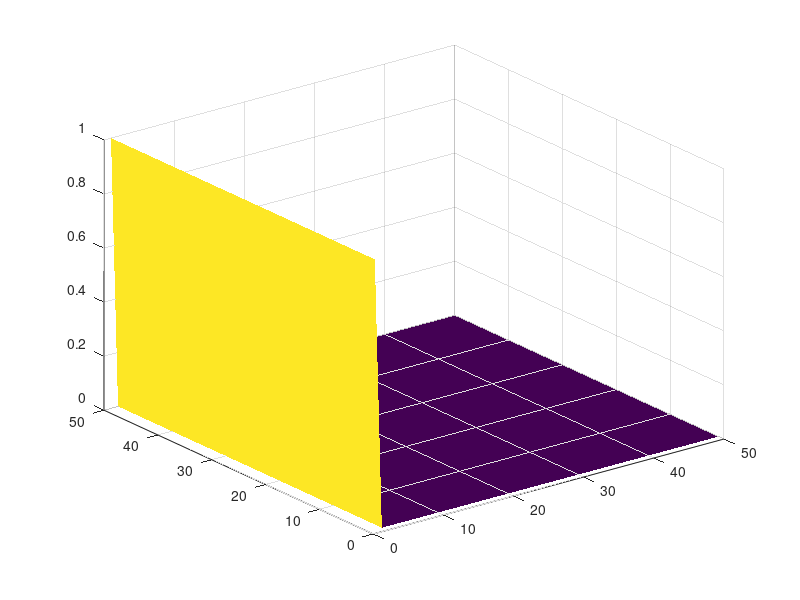

Write MATLAB code to recreate this figure. (Note: this script raises an error after producing the figure.)
nx=50;
ny=50;
numLoops=200;


V= zeros(nx,ny);
bcOnes=ones(ny,1);
bcZeros=zeros(ny,1);
V(:,1)=bcOnes;
V(:,ny)=bcZeros;

figure(2)
h = surf(V);
set(h, 'edgecolor','none');


for i=1:numLoops
%    for j=2:(nx-1)
%       for k=2:(ny-1)
% %          if k==1
% %             V(k,j) = V(k+1,j);         
% %          elseif k==ny
% %             V(k,j)= V(k-1,j);
% %          else
% %              V(k,j)= (V(k+1,j)+ V(k-1,j) + V(k,j+1) + V(k,j-1))./4;
% %              assuming the deltas are equal to each other.
% %          end
%         
%          
%       end
%    end
   V = imboxfilt(V,3);
   V(:,1)=bcOnes;
   V(:,ny)=bcOnes;
   V(1,:) = bcZeros;
   V(nx,:) = bcZeros;
   
   fprintf(num2str(i) + "\n");
   h = surf(V);
   %set(h, 'edgecolor','none');
     
   pause(0.01);
end

[Ex,Ey] = gradient(V);

figure(1)
Esurfplot = subplot(2,1,1);
Esurf = surf(Ex,Ey);
Equivplot = subplot(2,1,2);
Equiv = quiver(Ex,Ey);
%h = surf(V);


sprintf("done");

    
